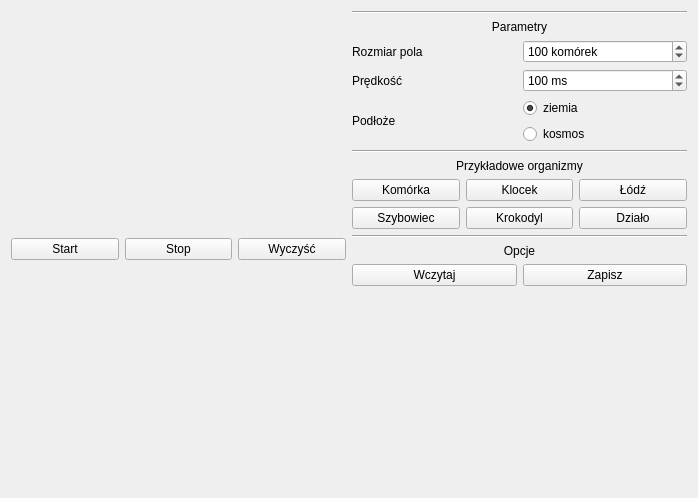
<?xml version="1.0" encoding="UTF-8"?>
<ui version="4.0">
 <class>MainWindow</class>
 <widget class="QMainWindow" name="MainWindow">
  <property name="geometry">
   <rect>
    <x>0</x>
    <y>0</y>
    <width>698</width>
    <height>498</height>
   </rect>
  </property>
  <property name="windowTitle">
   <string>Gra w życie</string>
  </property>
  <widget class="QWidget" name="centralWidget">
   <layout class="QHBoxLayout" name="horizontalLayout">
    <item>
     <layout class="QHBoxLayout" name="mainLayout">
      <item>
       <layout class="QVBoxLayout" name="gameLayout">
        <item>
         <layout class="QHBoxLayout" name="horizontalLayout_5">
          <item>
           <widget class="QPushButton" name="startButton">
            <property name="text">
             <string>Start</string>
            </property>
           </widget>
          </item>
          <item>
           <widget class="QPushButton" name="stopButton">
            <property name="text">
             <string>Stop</string>
            </property>
           </widget>
          </item>
          <item>
           <widget class="QPushButton" name="clearButton">
            <property name="text">
             <string>Wyczyść</string>
            </property>
           </widget>
          </item>
         </layout>
        </item>
        <item>
         <layout class="QVBoxLayout" name="verticalLayout_3"/>
        </item>
       </layout>
      </item>
      <item>
       <layout class="QVBoxLayout" name="setLayout">
        <item>
         <layout class="QHBoxLayout" name="controlLayout"/>
        </item>
        <item>
         <widget class="Line" name="line_3">
          <property name="orientation">
           <enum>Qt::Horizontal</enum>
          </property>
         </widget>
        </item>
        <item>
         <widget class="QLabel" name="label_4">
          <property name="text">
           <string>Parametry</string>
          </property>
          <property name="alignment">
           <set>Qt::AlignCenter</set>
          </property>
         </widget>
        </item>
        <item>
         <layout class="QHBoxLayout" name="horizontalLayout_6">
          <item>
           <widget class="QLabel" name="label">
            <property name="text">
             <string>Rozmiar pola</string>
            </property>
           </widget>
          </item>
          <item>
           <widget class="QSpinBox" name="cellsControl">
            <property name="suffix">
             <string> komórek</string>
            </property>
            <property name="minimum">
             <number>10</number>
            </property>
            <property name="maximum">
             <number>1000</number>
            </property>
            <property name="value">
             <number>100</number>
            </property>
           </widget>
          </item>
         </layout>
        </item>
        <item>
         <layout class="QHBoxLayout" name="horizontalLayout_7">
          <item>
           <widget class="QLabel" name="label2">
            <property name="text">
             <string>Prędkość</string>
            </property>
           </widget>
          </item>
          <item>
           <widget class="QSpinBox" name="iterInterval">
            <property name="suffix">
             <string> ms</string>
            </property>
            <property name="prefix">
             <string/>
            </property>
            <property name="minimum">
             <number>50</number>
            </property>
            <property name="maximum">
             <number>100000</number>
            </property>
            <property name="singleStep">
             <number>10</number>
            </property>
            <property name="value">
             <number>100</number>
            </property>
           </widget>
          </item>
         </layout>
        </item>
        <item>
         <layout class="QHBoxLayout" name="horizontalLayout_4">
          <item>
           <widget class="QLabel" name="label_3">
            <property name="text">
             <string>Podłoże</string>
            </property>
           </widget>
          </item>
          <item>
           <layout class="QHBoxLayout" name="horizontalLayout_8">
            <item>
             <layout class="QVBoxLayout" name="verticalLayout">
              <item>
               <widget class="QRadioButton" name="radioButton_2">
                <property name="text">
                 <string>ziemia</string>
                </property>
                <property name="checked">
                 <bool>true</bool>
                </property>
               </widget>
              </item>
              <item>
               <widget class="QRadioButton" name="radioButton">
                <property name="text">
                 <string>kosmos</string>
                </property>
               </widget>
              </item>
             </layout>
            </item>
           </layout>
          </item>
         </layout>
        </item>
        <item>
         <widget class="Line" name="line">
          <property name="orientation">
           <enum>Qt::Horizontal</enum>
          </property>
         </widget>
        </item>
        <item>
         <widget class="QLabel" name="label_2">
          <property name="text">
           <string>Przykładowe organizmy</string>
          </property>
          <property name="alignment">
           <set>Qt::AlignCenter</set>
          </property>
         </widget>
        </item>
        <item>
         <layout class="QHBoxLayout" name="horizontalLayout_2">
          <item>
           <widget class="QPushButton" name="pushButton">
            <property name="text">
             <string>Komórka</string>
            </property>
           </widget>
          </item>
          <item>
           <widget class="QPushButton" name="pushButton_2">
            <property name="text">
             <string>Klocek</string>
            </property>
           </widget>
          </item>
          <item>
           <widget class="QPushButton" name="pushButton_3">
            <property name="text">
             <string>Łódź</string>
            </property>
           </widget>
          </item>
         </layout>
        </item>
        <item>
         <layout class="QHBoxLayout" name="horizontalLayout_3">
          <item>
           <widget class="QPushButton" name="pushButton_5">
            <property name="text">
             <string>Szybowiec</string>
            </property>
           </widget>
          </item>
          <item>
           <widget class="QPushButton" name="pushButton_4">
            <property name="text">
             <string>Krokodyl</string>
            </property>
           </widget>
          </item>
          <item>
           <widget class="QPushButton" name="pushButton_6">
            <property name="text">
             <string>Działo</string>
            </property>
           </widget>
          </item>
         </layout>
        </item>
        <item>
         <widget class="Line" name="line_2">
          <property name="orientation">
           <enum>Qt::Horizontal</enum>
          </property>
         </widget>
        </item>
        <item>
         <widget class="QLabel" name="label_5">
          <property name="text">
           <string>Opcje</string>
          </property>
          <property name="alignment">
           <set>Qt::AlignCenter</set>
          </property>
         </widget>
        </item>
        <item>
         <layout class="QHBoxLayout" name="fileLayout">
          <item>
           <widget class="QPushButton" name="loadButton">
            <property name="text">
             <string>Wczytaj</string>
            </property>
           </widget>
          </item>
          <item>
           <widget class="QPushButton" name="saveButton">
            <property name="text">
             <string>Zapisz</string>
            </property>
           </widget>
          </item>
         </layout>
        </item>
        <item>
         <spacer name="verticalSpacer">
          <property name="orientation">
           <enum>Qt::Vertical</enum>
          </property>
          <property name="sizeHint" stdset="0">
           <size>
            <width>20</width>
            <height>40</height>
           </size>
          </property>
         </spacer>
        </item>
       </layout>
      </item>
     </layout>
    </item>
   </layout>
  </widget>
 </widget>
 <layoutdefault spacing="6" margin="11"/>
 <resources/>
 <connections/>
</ui>
